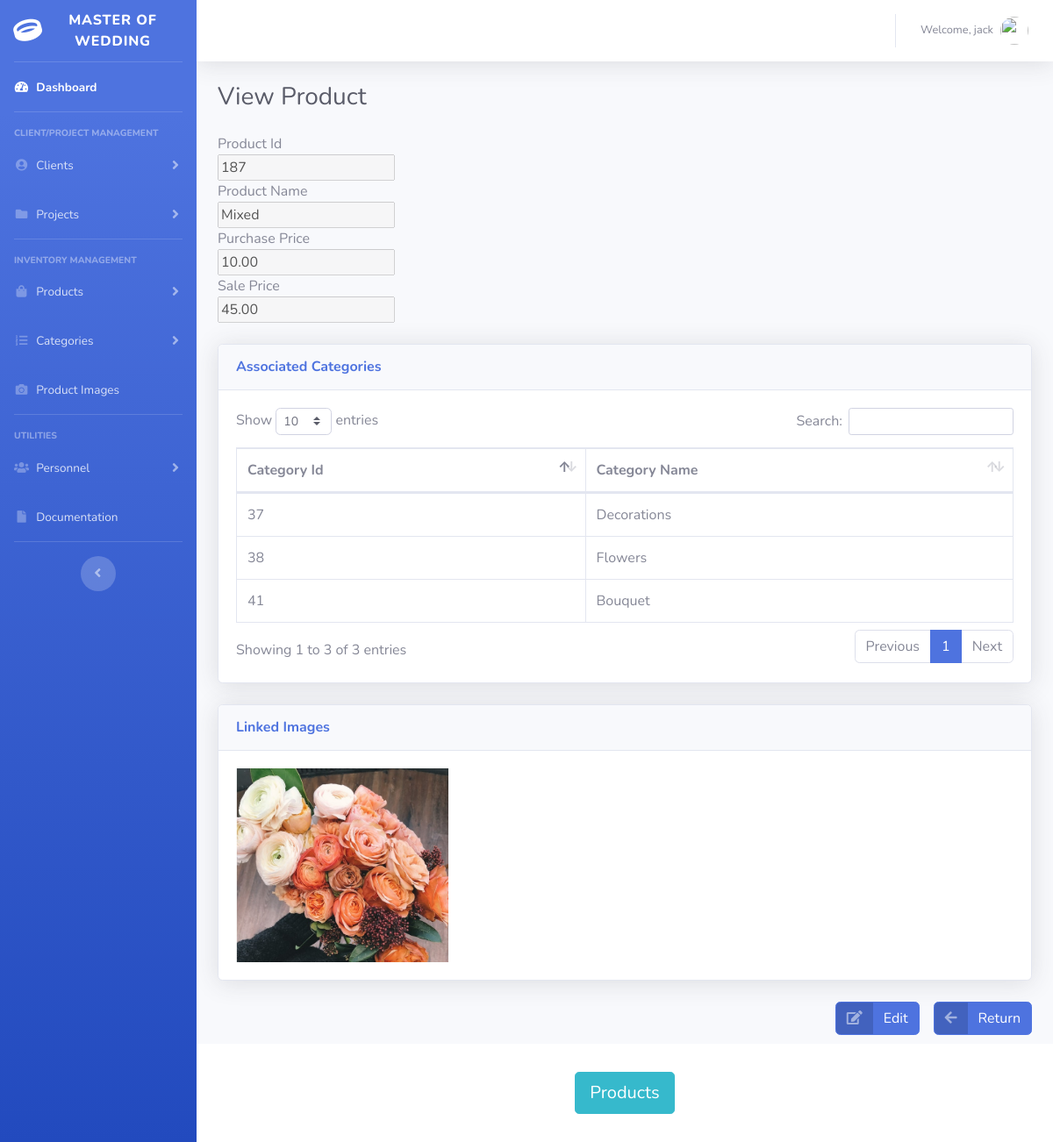
The page /viewProduct.php?id=187 (signed in) on the database its author committed.
### tables this page shows
CREATE TABLE `user` (
  `user_id` int(11) NOT NULL,
  `user_name` varchar(64) NOT NULL,
  `user_pass` varchar(64) NOT NULL
);

CREATE TABLE `product` (
  `product_id` int(11) NOT NULL,
  `product_name` varchar(64) NOT NULL,
  `purchase_price` decimal(9,2) NOT NULL,
  `sale_price` decimal(9,2) NOT NULL
);

CREATE TABLE `category` (
  `category_id` int(11) NOT NULL,
  `category_name` varchar(64) NOT NULL
);

CREATE TABLE `product_image` (
  `product_image_id` int(11) NOT NULL,
  `product_id` int(11) NOT NULL,
  `product_image_filename` varchar(4096) DEFAULT NULL
);

### viewProduct.php (the view, shortened to what this page needs)
<?php
include ("connection.php");
?>
<!DOCTYPE html>
<html lang="en">
<head>
    <link href="vendor/fontawesome-free/css/all.min.css" rel="stylesheet" type="text/css">
    <link href="css/sb-admin-2.min.css" rel="stylesheet">
    <link href="vendor/datatables/dataTables.bootstrap4.min.css" rel="stylesheet">
    <link href="css/image-picker.css" rel="stylesheet">
</head>
<body id="page-top">
<div id="wrapper">
    <ul class="navbar-nav bg-gradient-primary sidebar sidebar-dark accordion" id="accordionSidebar">
        <a class="sidebar-brand d-flex align-items-center justify-content-center" href="index.php">
            <div class="sidebar-brand-icon rotate-n-15">
                <i class="fas fa-ring"></i>
            </div>
            <div class="sidebar-brand-text mx-3">Master of Wedding</div>
        </a>
        <hr class="sidebar-divider my-0">
        <li class="nav-item active">
            <a class="nav-link" href="index.php">
                <i class="fas fa-fw fa-tachometer-alt"></i>
                <span>Dashboard</span></a>
        </li>
        <hr class="sidebar-divider">
        <div class="sidebar-heading">
            Client/Project Management
        </div>
        <li class="nav-item">
            <a class="nav-link collapsed" href="#" data-toggle="collapse" data-target="#clientPages" aria-expanded="true" aria-controls="clientPages">
                <i class="fas fa-fw fa-user-circle"></i>
                <span>Clients</span>
            </a>
        </li>
        <li class="nav-item">
            <a class="nav-link collapsed" href="#" data-toggle="collapse" data-target="#projectPages" aria-expanded="true" aria-controls="projectPages">
                <i class="fas fa-fw fa-folder"></i>
                <span>Projects</span>
            </a>
        </li>
        <hr class="sidebar-divider d-none d-md-block">
        <div class="sidebar-heading">
            Inventory Management
        </div>
        <li class="nav-item">
            <a class="nav-link collapsed" href="#" data-toggle="collapse" data-target="#collapseTwo" aria-expanded="true" aria-controls="collapseTwo">
                <i class="fas fa-fw fa-shopping-bag"></i>
                <span>Products</span>
            </a>
        </li>
        <li class="nav-item">
            <a class="nav-link collapsed" href="#" data-toggle="collapse" data-target="#collapseUtilities" aria-expanded="true" aria-controls="collapseUtilities">
                <i class="fas fa-fw fa-list-ol"></i>
                <span>Categories</span>
            </a>
        </li>
        <li class="nav-item">
        <li class="nav-item">
            <a class="nav-link" href="image.php">
                <i class="fas fa-fw fa-camera"></i>
                <span>Product Images</span></a>
        </li>
        </li>
        <hr class="sidebar-divider d-none d-md-block">
        <div class="sidebar-heading">
            Utilities
        </div>
        <li class="nav-item">
            <a class="nav-link collapsed" href="#" data-toggle="collapse" data-target="#users" aria-expanded="true" aria-controls="users">
                <i class="fas fa-fw fa-users"></i>
                <span>Personnel</span>
            </a>
        </li>
        <li class="nav-item">
            <a class="nav-link" href="documentation.php">
                <i class="fas fa-fw fa-file"></i>
                <span>Documentation</span></a>
        </li>
        <hr class="sidebar-divider">
        <div class="text-center d-none d-md-inline">
            <button class="rounded-circle border-0" id="sidebarToggle"></button>
        </div>
    </ul>
    <div id="content-wrapper" class="d-flex flex-column">
        <div id="content">
            <nav class="navbar navbar-expand navbar-light bg-white topbar mb-4 static-top shadow">
                <ul class="navbar-nav ml-auto">
                    <?php if (isset($_SESSION['user_id'])):
                        $user_id = $_SESSION['user_id'];
                        $query = "select user_name from user where user_id = '$user_id'";
                        $stmt = $dbh-> prepare($query);
                        $stmt -> execute();
                        $row = $stmt -> fetchObject()
                        ?>
                        <li class="nav-item dropdown no-arrow">
                            <a class="nav-link dropdown-toggle" href="#" id="userDropdown" role="button" data-toggle="dropdown" aria-haspopup="true" aria-expanded="false">
                                <span class="mr-2 d-none d-lg-inline text-gray-600 small">Welcome, <?php echo $row -> user_name?></span>
                                <img class="img-profile rounded-circle" src="https://www.flaticon.com/svg/static/icons/svg/17/17004.svg">
                            </a>
                        </li>
                    <?php else:?>
                        Not Logged In
                    <?php endif;?>
                </ul>
            </nav>
            <div class="container-fluid">
            <?php
                if (isset($_SESSION['user_id'])):?>
                <h1 class="h3 mb-4 text-gray-800">View Product</h1>
                <?php
                    $product_id = $_GET['id'];
                    $query = "SELECT * FROM product where product_id = '$product_id'";
                    $stmt = $dbh->prepare($query);
                    if(!$stmt -> execute()){
                        $err = $stmt->errorInfo();
                        echo "<script>alert('Error retrieving product from database - contact System Administrator Error is: $err[2]')</script>";
                        echo "<script type=\"text/javascript\">location.href = 'product.php';</script>";
                    };
                    $row = $stmt -> fetchObject();
                    $catQuery = "select * from `category` where category_id in (Select category_id from `category_product` where `product_id` = '$product_id') ";
                    $catStmt = $dbh -> prepare($catQuery);
                    if(!$catStmt -> execute()){
                        $err = $catStmt->errorInfo();
                        echo "<script>alert('Error product categeory from database - contact System Administrator Error is: $err[2]')</script>";
                        echo "<script type=\"text/javascript\">location.href = 'product.php';</script>";
                    };
                ?>
                <form method = "post">
                    Product Id <br/>
                    <input type="text" value = <?= $product_id ?> disabled/><br/>
                    Product Name <br/>
                    <input type="text" value = <?php echo $row -> product_name?> disabled/><br/>
                    Purchase Price <br/>
                    <input type="number"  value = <?php echo $row -> purchase_price?> disabled/><br/>
                    Sale Price <br/>
                    <input type="number"  value = <?php echo $row -> sale_price?> disabled/><br/>
                    <br/>
                    <div class="card shadow mb-4">
                        <div class="card-header py-3">
                            <h6 class="m-0 font-weight-bold text-primary">Associated Categories</h6>
                        </div>
                        <div class="card-body">
                            <div class="table-responsive">
                    <table class="table table-bordered" id="dataTable" width="100%" cellspacing="0">
                        <thead>
                            <th>Category Id</th>
                            <th>Category Name</th>
                        </thead>
                    <tbody>
                        <?php while ($row = $catStmt -> fetchObject()):
                            ?>
                            <tr>
                                <td><?php echo $row -> category_id; ?></td>
                                <td><?php echo $row -> category_name; ?></td>
                            </tr>
                        <?php endwhile;?>
                    </tbody>
                    </table>
                            </div>
                        </div>
                    </div>
                </form>
                <div class="card shadow mb-4">
                    <div class="card-header py-3">
                        <h6 class="m-0 font-weight-bold text-primary">Linked Images </h6>
                    </div>
                    <div class="card-body">
                        <div class="table-responsive">
                            <?php
                                $imgSearchQuery = "select * from `product_image` where product_id = '$product_id'";
                                $imgStmt = $dbh -> prepare($imgSearchQuery);
                                if (!$imgStmt->execute()){
                                    $err = $stmt->errorInfo();
                                    echo "<script>alert('Error Retrieving product image fromd database - contact System Administrator Error is: $err[2]')</script>";
                                }
                                if ($imgStmt -> execute() && $imgStmt ->rowCount() > 0):
                                $start = "product_images/";
                                ?>
                                    <?php
                                    while ($row = $imgStmt->fetchObject()):
                                        $imageName = $row -> product_image_filename;
                                        if ($count % 4 == 0)?>
                                            <tr>
                                                <img style="padding-right: 8px" src="<?=$start.$imageName?>" width="250px" height="auto"/>
                                            </tr>
                                    <?php endwhile;?>
                                <?php else:?>
                                    No Images</br>
                                <?php endif;?>
                        </div>
                    </div>
                </div>
                <button type="button" style="float: right" class="btn btn-primary btn-icon-split" onclick="location.href='product.php?cat=<?php echo $_GET['cat'];?>'">
                                <span class="icon  text-white-50">
                                    <i class="fas fa-arrow-left"></i>
                                </span>
                    <span class="text">Return</span>
                </button>
                <button type="button" style="float: right; margin-right: 1em;" class="btn btn-primary btn-icon-split" onclick="location.href='editProduct.php?id=<?=$product_id;?>&cat=<?php echo $_GET['cat'];?>'">
                                <span class="icon  text-white-50">
                                        <i class="fas fa-edit"></i>
                                    </span>
                    <span class="text">Edit</span>
                </button>
                <br>
                <br>
            <?php endif;?>
            </div>
        </div>
        <footer class="sticky-footer bg-white">
            <div class="container text-center my-auto">
                <button type="button" style="text-align: center" class="btn btn-lg btn-info " onclick="window.open('displayCode.php?section=product')">
                    <span class="text">Products</span>
                </button>
            </div>
        </footer>
    </div>
</div>
</body>
</html>

### rows shown on the page
user: user_name "jack"
product: purchase_price "10.00", sale_price "45.00"
category: category_id "37", category_name "Decorations"
category: category_id "38", category_name "Flowers"
category: category_id "41", category_name "Bouquet"
product_image: product_image_filename (picture)
